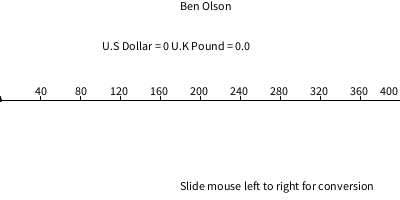
Frame 1 (no input)
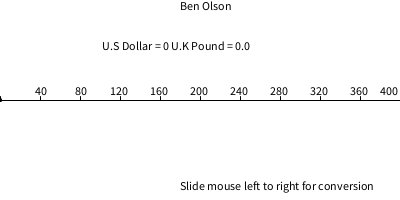
Frame 60 (the mouse pressed at the canvas centre just before this capture)
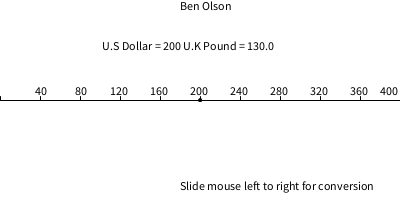
Frame 120 (the mouse held since frame 60 and released just before this capture)

The Processing sketch that drew these frames (run headless with seeded random() and noise(); from frame 60 on, the mouse is pressed at the canvas centre):

// Processing sketch: conversion
// ── conversion.pde
//Ben Olson

void setup() {
}

void settings () {
  size(400,200);
}

void draw(){
  background(255);
  line(0,100,width,100);
  ellipse(mouseX, 100,3,3);
  fill(0);
  text(" U.S Dollar = " + mouseX + " U.K Pound = " +tempConverter(mouseX),100,50);
  text("Ben Olson",180,10);
  text("Slide mouse left to right for conversion",180,190);
  text("40",35,95);
  text("80",75,95);
  text("120",110,95);
  text("160",150,95);
  text("200",190,95);
  text("240",230,95);
  text("280",270,95);
  text("320",310,95);
  text("360",350,95);
  text("400",380,95);
  for (int i = 0; i < width; i += 40) {
    line(i, 100, i, 96);
  }
}

float tempConverter(float f) {
  float c = (f*.65);
  return c;
}
